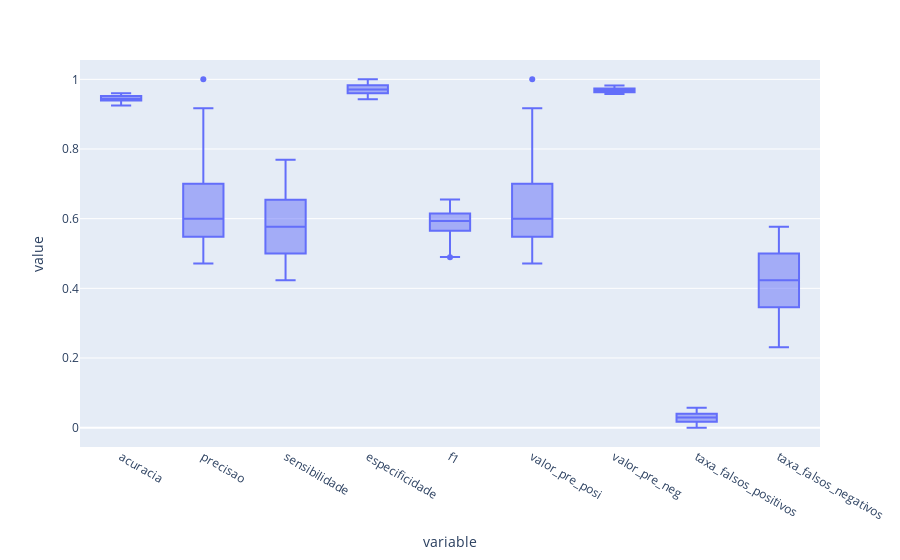

The code cell stored with this chart in its notebook:
### Code cell
# Selecionar colunas a partir da quinta
colunas = tabela.columns[5:-6]

# Criar um gráfico de boxplot para as colunas selecionadas
fig = px.box(tabela, y=colunas)
fig.show()

### Figure 1 — Plotly figure (JSON) as saved in the notebook; plotly's stock layout.template omitted (floating-point values rounded to 4 significant figures; data arrays with more than 128 entries replaced by an {"elided": "..."} marker saying what was removed)
{"data": [{"alignmentgroup": "True", "hovertemplate": "variable=%{x}<br>value=%{y}<extra></extra>", "legendgroup": "", "marker": {"color": "#636efa"}, "name": "", "notched": false, "offsetgroup": "", "orientation": "v", "showlegend": false, "type": "box", "x": {"elided": "1944 str values"}, "x0": " ", "xaxis": "x", "y": {"elided": "1944 float values"}, "y0": " ", "yaxis": "y"}], "layout": {"boxmode": "group", "legend": {"tracegroupgap": 0}, "margin": {"t": 60}, "xaxis": {"anchor": "y", "domain": [0, 1], "title": {"text": "variable"}}, "yaxis": {"anchor": "x", "domain": [0, 1], "title": {"text": "value"}}}}
